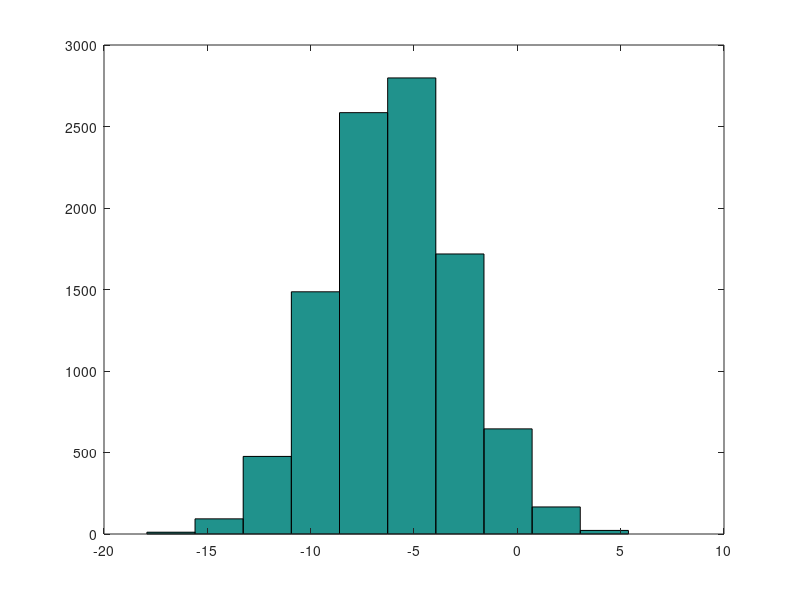

Source code (MATLAB):
% change Octave prompt
PS1('>> ');

% semicolon suppresses output
a = 'no';
b = 'yes';
a;
b

% comma chain commands
% semicolons would do the same thing, but not print out the assignments
a=1, b=2, c=3

% simple math
6*8;
2^3; % exponent

% comparison, ans of 1 if true 0 is not
1 == 1;
1 ~= 2;

% logical operators
1 && 1;
1 || 0;
xor(1,0);

% assignment
pie = pi;
string = 'miaou';
com = (3>=1);

% printing
disp(pie)
disp(sprintf('2 decimals: %0.2f', pie))

% change output decimal places by inputting either of following 2 commands
format long 
format short

% matrix
A = [1 2; 3 4; 5 6];
% same as
B = [1 2;
3 4;
5 6];

% vector
V = [1; 2; 3];

% Sets first element to 1, increments by 0.1 until 2
% creates fat vector
v = 1:0.1:2;
% 1x6 of whole numbers from 1 to 6
x = 1:6;

% generate 1x3 matrix of zero's
zeros(1,3)

% generate 2x3 matrix of one's
ones(2,3);

% to generate 2x3 of two's
2*ones(2,3);

% 1x3 matrix of random numbers
rand(1,3);

% 1x3 matrix of gaussian/normal random numbers
randn(1,3);

w = -6 + sqrt(10)*(randn(1,10000))
hist(w)

% generate 4x4 identity matrix
eye(4);

% get help
help eye

